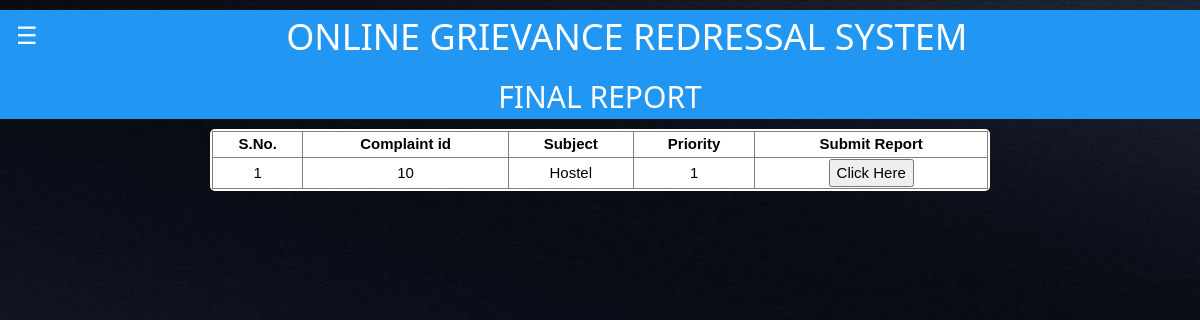
Screenshot of /cmfinalreport.php (signed in) with the database file from the repository.
### tables this page shows
CREATE TABLE `complaint` (
  `cmpid` int(50) NOT NULL,
  `name` varchar(30) NOT NULL,
  `cdetails` text NOT NULL,
  `type` text NOT NULL,
  `ctype` text NOT NULL,
  `priority` text NOT NULL,
  `report` text NOT NULL,
  `remark` text NOT NULL,
  `feedback` text NOT NULL,
  `date` timestamp NOT NULL DEFAULT current_timestamp() ON UPDATE current_timestamp(),
  `admno` int(11) NOT NULL,
  `status` varchar(25) NOT NULL,
  `image` longblob DEFAULT NULL,
  `imgtype` varchar(1000) NOT NULL
);

### cmfinalreport.php (the view, shortened to what this page needs)
<!DOCTYPE html>
<html>
<link rel="stylesheet" href="extra.css">
<body>
<div class="w3-blue">
  <button class="w3-button w3-blue w3-xlarge w3-left" onclick="openLeftMenu()">&#9776;</button>
  <h1 style="text-align:center;">ONLINE GRIEVANCE REDRESSAL SYSTEM</h1>
  <h2 style="color:White; text-align:center">FINAL REPORT</h2>
</div>
<center>
<div style="background-color:White; border: 2px solid White; border-radius: 5px; width:65% " >
<table width="100%" border="1" style="border-collapse:collapse;">
<thead>
<tr>
<th><center>S.No.</center></th>
<th><center>Complaint id</center></th>
<th><center>Subject</center></th>
<th><center>Priority</center></th>
<th><center>Submit Report</center></th>
</tr>
</thead>
<tbody>
<?php
require_once "config.php";
$count=1;
$sel_query="Select * from complaint where status = 'finalized' order by priority";
$result = mysqli_query($link,$sel_query);
while($row = mysqli_fetch_assoc($result)) { ?>
<tr><td align="center"><?php echo $count; ?></td>
<td align="center"><?php echo $row["cmpid"]; ?></td>
<td align="center"><?php echo $row["ctype"]; ?></td>
<td align="center"><?php echo $row["priority"]; ?></td>
<td align="center">
<a href="javascript:void(0);" onClick="popUpWindow('http://localhost/og/finalreport.php?uid=<?php echo htmlentities($row['cmpid']);?>');" title="Details">
<button type="button" class="btn btn-primary">Click Here</button></a>
</td>
</tr>
<?php $count++; } ?>
</tbody>
</table>
</div>
</center>
</body>
</html>

### extra.css (style rules this page uses)
html { box-sizing:border-box }
*,*:before,*:after { box-sizing:inherit }
html { -ms-text-size-adjust:100%;-webkit-text-size-adjust:100% }
body { margin:0 }
a { background-color:transparent }
button,input,select,textarea,optgroup { font:inherit;margin:0 }
button,input { overflow:visible }
button,select { text-transform:none }
button,[type=button],[type=reset],[type=submit] { -webkit-appearance:button }
html,body { font-family:Verdana,sans-serif;font-size:15px;line-height:1.5 }
html { overflow-x:hidden }
h1 { font-size:36px }
h2 { font-size:30px }
h1,h2,h3,h4,h5,h6 { font-family:"Segoe UI",Arial,sans-serif;font-weight:400;margin:10px 0 }
a { color:inherit }
.w3-btn,.w3-button { border:none;display:inline-block;padding:8px 16px;vertical-align:middle;overflow:hidden;text-decoration:none;color:inherit;background-color:inherit;text-align:center;cursor:pointer;white-space:nowrap }
.w3-btn,.w3-button { -webkit-touch-callout:none;-webkit-user-select:none;-khtml-user-select:none;-moz-user-select:none;-ms-user-select:none;user-select:none }
.w3-xlarge { font-size:24px!important }
.w3-left { float:left!important }
.w3-blue,.w3-hover-blue:hover { color:#fff!important;background-color:#2196F3!important }

### cmfinalreport.php (style rules this page uses)
body { background-image:url('cl1.jpeg'); background-attachment:fixed; background-size:100% 100%; }

### rows the page displays
complaint: cmpid "10", ctype "Hostel", priority "1"
